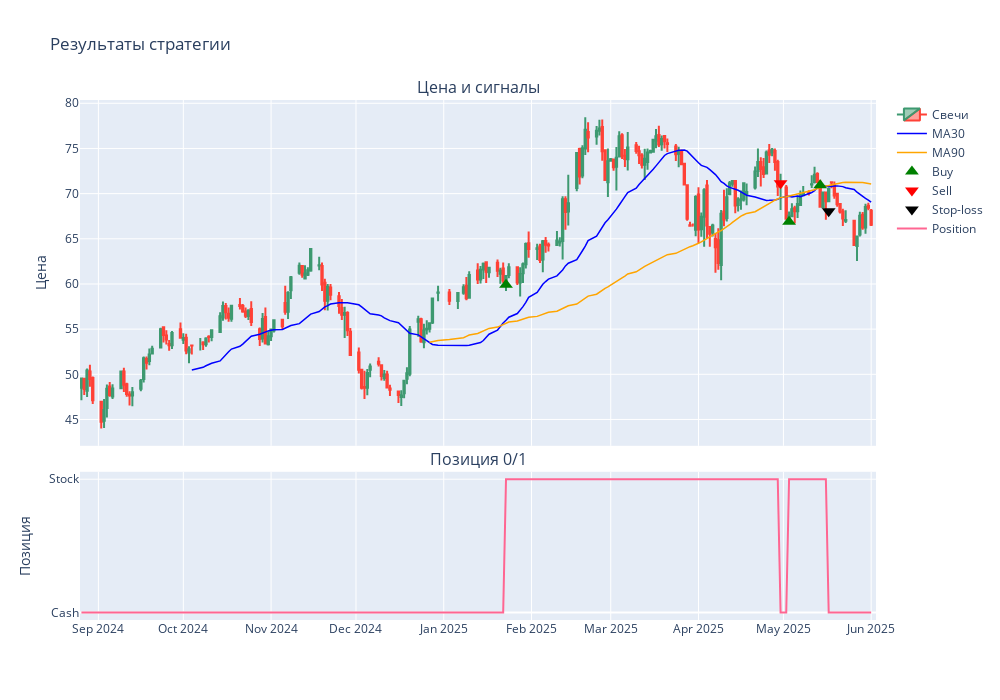

Source (notebook cell):
### Markdown cell above
Визуализация. Используем plotly. Сначала записываем сигналы затем проходимся по ним. Создаем 2 графика добавляем на них маркеры и средние.

### Code cell
buy = result[result['signal'] == 'buy']
sell = result[result['signal'] == 'sale']
sl   = result[result['signal'] == 'stop_loss']


position = pd.Series(0, index=data.index)
for _, row in result.iterrows():
    dt = row['date']
    if row['signal'] == 'buy':
        position.loc[dt:] = 1
    elif row['signal'] in ('sale','stop_loss'):
        position.loc[dt:] = 0


fig = make_subplots(
    rows=2, cols=1,
    shared_xaxes=True,
    vertical_spacing=0.05,
    row_heights=[0.7, 0.3],
    subplot_titles=('Цена и сигналы', 'Позиция 0/1')
)


fig.add_trace(
    go.Candlestick(
        x=data.index,
        open=data['open'], high=data['high'],
        low=data['low'], close=data['close'],
        name='Свечи'
    ),
    row=1, col=1
)


fig.add_trace(
    go.Scatter(x=data.index, y=data['SMA_30'],
               mode='lines', name='MA30',
               line=dict(color='blue', width=1.5)),
    row=1, col=1
)
fig.add_trace(
    go.Scatter(x=data.index, y=data['SMA_90'],
               mode='lines', name='MA90',
               line=dict(color='orange', width=1.5)),
    row=1, col=1
)


fig.add_trace(
    go.Scatter(x=buy['date'], y=buy['share_price'] * 0.995,
               mode='markers',
               marker_symbol='triangle-up',
               marker_color='green',
               marker_size=12,
               name='Buy'),
    row=1, col=1
)
fig.add_trace(
    go.Scatter(x=sell['date'], y=sell['share_price'] * 1.005,
               mode='markers',
               marker_symbol='triangle-down',
               marker_color='red',
               marker_size=12,
               name='Sell'),
    row=1, col=1
)
fig.add_trace(
    go.Scatter(x=sl['date'], y=sl['share_price'] * 1.005,
               mode='markers',
               marker_symbol='triangle-down',
               marker_color='black',
               marker_size=12,
               name='Stop-loss'),
    row=1, col=1
)


fig.add_trace(
    go.Scatter(x=position.index, y=position.values,
               mode='lines',
               name='Position'),
    row=2, col=1
)

fig.update_layout(
    height=700, width=1000,
    title='Результаты стратегии',
    showlegend=True
)
fig.update_xaxes(rangeslider_visible=False)
fig.update_yaxes(title_text='Цена', row=1, col=1)
fig.update_yaxes(title_text='Позиция', row=2, col=1, tickvals=[0,1], ticktext=['Cash','Stock'])

fig.show()

### Figure 1 — Plotly figure (JSON) as saved in the notebook; plotly's stock layout.template omitted (floating-point values rounded to 4 significant figures; data arrays with more than 128 entries replaced by an {"elided": "..."} marker saying what was removed)
{"data": [{"close": {"elided": "215 float values"}, "high": {"elided": "215 float values"}, "low": {"elided": "215 float values"}, "name": "Свечи", "open": {"elided": "215 float values"}, "type": "candlestick", "x": {"elided": "215 str values"}, "xaxis": "x", "yaxis": "y"}, {"line": {"color": "blue", "width": 1.5}, "mode": "lines", "name": "MA30", "type": "scatter", "x": {"elided": "215 str values"}, "xaxis": "x", "y": {"elided": "215 float values"}, "yaxis": "y"}, {"line": {"color": "orange", "width": 1.5}, "mode": "lines", "name": "MA90", "type": "scatter", "x": {"elided": "215 str values"}, "xaxis": "x", "y": {"elided": "215 float values"}, "yaxis": "y"}, {"marker": {"color": "green", "size": 12, "symbol": "triangle-up"}, "mode": "markers", "name": "Buy", "type": "scatter", "x": ["2025-01-23T00:00:00", "2025-05-03T00:00:00", "2025-05-14T00:00:00"], "xaxis": "x", "y": [59.92, 66.89, 70.91], "yaxis": "y"}, {"marker": {"color": "red", "size": 12, "symbol": "triangle-down"}, "mode": "markers", "name": "Sell", "type": "scatter", "x": ["2025-04-30T00:00:00"], "xaxis": "x", "y": [71.14], "yaxis": "y"}, {"marker": {"color": "black", "size": 12, "symbol": "triangle-down"}, "mode": "markers", "name": "Stop-loss", "type": "scatter", "x": ["2025-05-17T00:00:00"], "xaxis": "x", "y": [68.05], "yaxis": "y"}, {"mode": "lines", "name": "Position", "type": "scatter", "x": {"elided": "215 str values"}, "xaxis": "x2", "y": {"elided": "215 int values"}, "yaxis": "y2"}], "layout": {"annotations": [{"font": {"size": 16}, "showarrow": false, "text": "Цена и сигналы", "x": 0.5, "xanchor": "center", "xref": "paper", "y": 1.0, "yanchor": "bottom", "yref": "paper"}, {"font": {"size": 16}, "showarrow": false, "text": "Позиция 0/1", "x": 0.5, "xanchor": "center", "xref": "paper", "y": 0.285, "yanchor": "bottom", "yref": "paper"}], "height": 700, "showlegend": true, "title": {"text": "Результаты стратегии"}, "width": 1000, "xaxis": {"anchor": "y", "domain": [0, 1], "matches": "x2", "rangeslider": {"visible": false}, "showticklabels": false}, "xaxis2": {"anchor": "y2", "domain": [0, 1], "rangeslider": {"visible": false}}, "yaxis": {"anchor": "x", "domain": [0.335, 1.0], "title": {"text": "Цена"}}, "yaxis2": {"anchor": "x2", "domain": [0, 0.285], "ticktext": ["Cash", "Stock"], "tickvals": [0, 1], "title": {"text": "Позиция"}}}}
